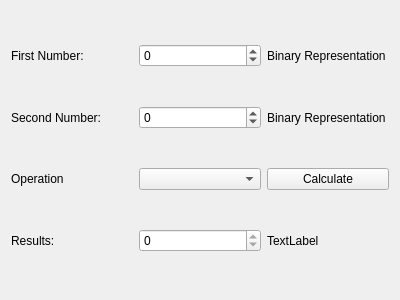
<?xml version="1.0" encoding="UTF-8"?>
<ui version="4.0">
 <class>Form</class>
 <widget class="QWidget" name="Form">
  <property name="geometry">
   <rect>
    <x>0</x>
    <y>0</y>
    <width>400</width>
    <height>300</height>
   </rect>
  </property>
  <property name="windowTitle">
   <string>Form</string>
  </property>
  <layout class="QGridLayout" name="gridLayout">
   <item row="0" column="0">
    <widget class="QLabel" name="lNum0">
     <property name="text">
      <string>First Number:</string>
     </property>
    </widget>
   </item>
   <item row="0" column="1">
    <widget class="QSpinBox" name="sbNum0">
     <property name="minimum">
      <number>-1000000000</number>
     </property>
     <property name="maximum">
      <number>1000000000</number>
     </property>
    </widget>
   </item>
   <item row="0" column="2">
    <widget class="QLabel" name="bNum0">
     <property name="text">
      <string>Binary Representation</string>
     </property>
    </widget>
   </item>
   <item row="1" column="0">
    <widget class="QLabel" name="lNum1">
     <property name="text">
      <string>Second Number:</string>
     </property>
    </widget>
   </item>
   <item row="1" column="1">
    <widget class="QSpinBox" name="sbNum1">
     <property name="minimum">
      <number>-1000000000</number>
     </property>
     <property name="maximum">
      <number>1000000000</number>
     </property>
    </widget>
   </item>
   <item row="1" column="2">
    <widget class="QLabel" name="bNum1">
     <property name="text">
      <string>Binary Representation</string>
     </property>
    </widget>
   </item>
   <item row="2" column="0">
    <widget class="QLabel" name="lOpr">
     <property name="text">
      <string>Operation</string>
     </property>
    </widget>
   </item>
   <item row="2" column="1">
    <widget class="QComboBox" name="cbOpr"/>
   </item>
   <item row="2" column="2">
    <widget class="QPushButton" name="pbCal">
     <property name="text">
      <string>Calculate</string>
     </property>
    </widget>
   </item>
   <item row="3" column="0">
    <widget class="QLabel" name="lRes">
     <property name="text">
      <string>Results:</string>
     </property>
    </widget>
   </item>
   <item row="3" column="1">
    <widget class="QSpinBox" name="sbNumRes">
     <property name="readOnly">
      <bool>true</bool>
     </property>
     <property name="minimum">
      <number>-1000000000</number>
     </property>
     <property name="maximum">
      <number>1000000000</number>
     </property>
    </widget>
   </item>
   <item row="3" column="2">
    <widget class="QLabel" name="lNumRes">
     <property name="text">
      <string>TextLabel</string>
     </property>
    </widget>
   </item>
  </layout>
 </widget>
 <resources/>
 <connections/>
</ui>
